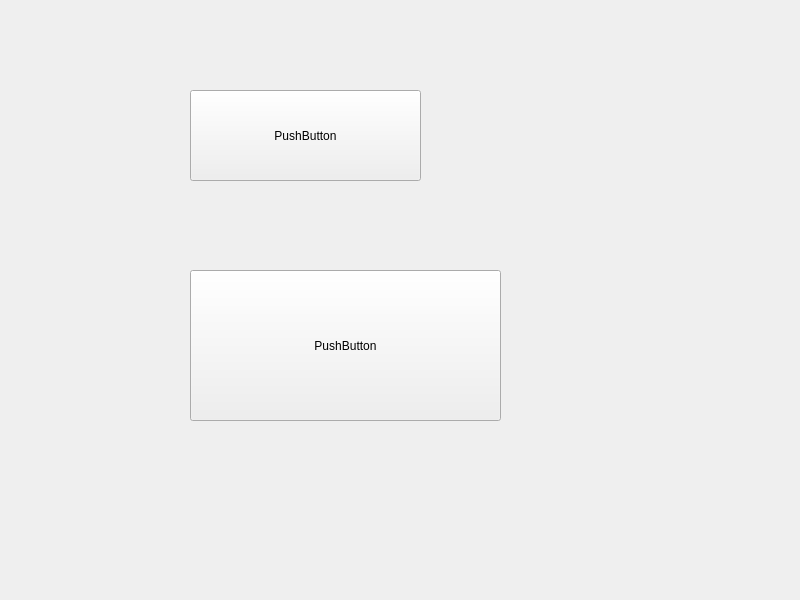
<?xml version="1.0" encoding="UTF-8"?>
<ui version="4.0">
 <class>Widget</class>
 <widget class="QWidget" name="Widget">
  <property name="geometry">
   <rect>
    <x>0</x>
    <y>0</y>
    <width>800</width>
    <height>600</height>
   </rect>
  </property>
  <property name="windowTitle">
   <string>Widget</string>
  </property>
  <widget class="QPushButton" name="pushButton">
   <property name="geometry">
    <rect>
     <x>190</x>
     <y>90</y>
     <width>231</width>
     <height>91</height>
    </rect>
   </property>
   <property name="text">
    <string>PushButton</string>
   </property>
  </widget>
  <widget class="MyPushButton" name="pushButton_2">
   <property name="geometry">
    <rect>
     <x>190</x>
     <y>270</y>
     <width>311</width>
     <height>151</height>
    </rect>
   </property>
   <property name="text">
    <string>PushButton</string>
   </property>
  </widget>
 </widget>
 <customwidgets>
  <customwidget>
   <class>MyPushButton</class>
   <extends>QPushButton</extends>
   <header>mypushbutton.h</header>
  </customwidget>
 </customwidgets>
 <resources/>
 <connections/>
</ui>
